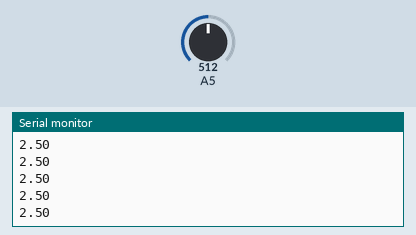
Bench run of a sketch on a simulated Arduino Uno, built with avr-gcc and run on an emulated ATmega328P. Parts: the last lines printed to the serial monitor. The inputs (shaded band) are chosen by the test bench; at power-on: A5 = 512.

Above: at 1.2 s.
1.3 s: A5 set to 716
At 2.0 s:
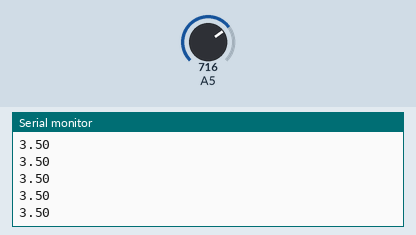
2.8 s: A5 set to 900
At 3.6 s:
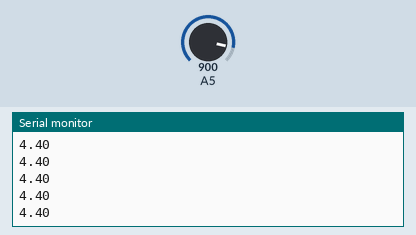
Timing chart, 0 to 5.8 s (numbered marks = the images above; inputs shaded):
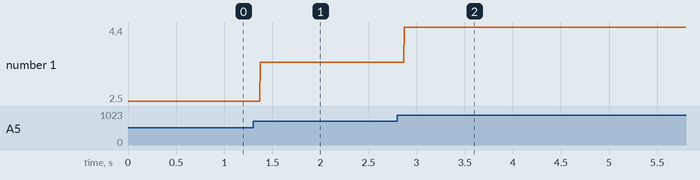

The sketch:

inputTest.ino
```cpp
void setup() {
  Serial.begin(9600);
}

void loop() {
  float sensorValue = (analogRead(5) * 5.0)/1023.0;
  Serial.println(sensorValue);
}
```

Measured:
- after the input at 1.3 s, the serial monitor: prints a new line after 0.07 s (image 1)
- after the input at 2.8 s, the serial monitor: prints a new line after 0.07 s (image 2)
- plotted number 1: 2.5 → 3.5 after the input at 1.3 s, 3.5 → 4.4 after the input at 2.8 s
